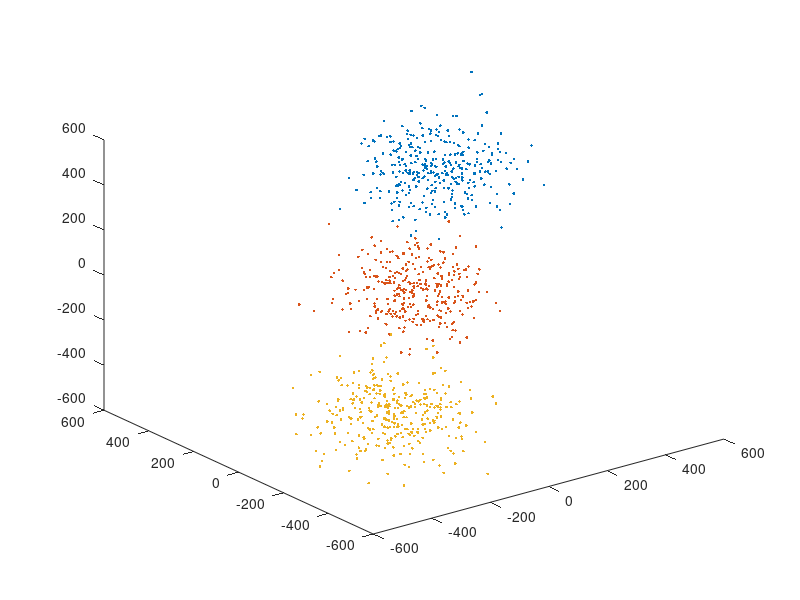

Write MATLAB code to recreate this figure.
clear all;
close all;
dsize = 1000;
n = 5;
N = 3;
data = 100*randn(dsize,n);
data(1:333,:) = data(1:333,:) + 300;
data(334:666,:) = data(334:666,:) - 300;
centroids = rand(N,n);
cl = zeros(dsize,1);
old_centroids = centroids + 1;
eps = 1e-4;
dists = zeros(1,N); 

while max(abs(old_centroids - centroids)) > eps
for i = 1:dsize
    for j = 1:N
        dists(j) = sqrt(sum((centroids(j,:)-data(i,:)).^2));
    end
    cl(i) = find(dists == min(dists));
end
old_centroids = centroids;
for i = 1:N
    centroids(i,:) = mean(data(cl==i,:));
end
end
for i = 1:N
    plot3(data(cl==i,1), data(cl==i,2), data(cl==i,3),'.');
    hold on;
end
